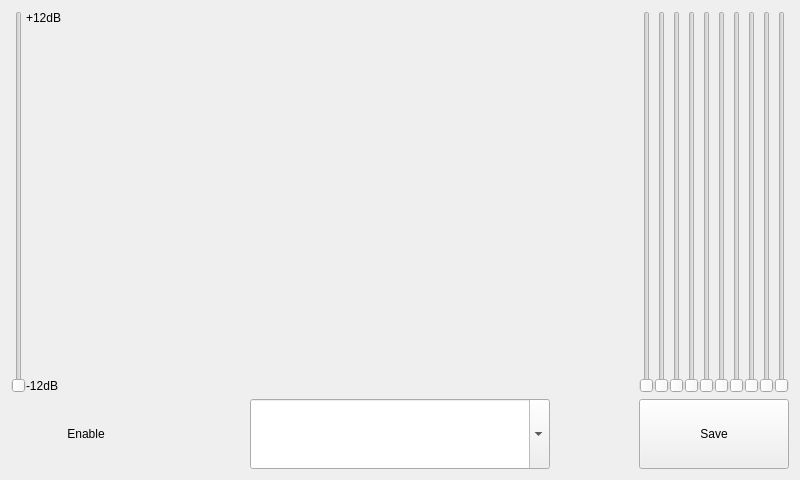
<?xml version="1.0" encoding="UTF-8"?>
<ui version="4.0">
 <class>EqualizerDialog</class>
 <widget class="QDialog" name="EqualizerDialog">
  <property name="geometry">
   <rect>
    <x>0</x>
    <y>0</y>
    <width>800</width>
    <height>480</height>
   </rect>
  </property>
  <property name="windowTitle">
   <string>Equalizer</string>
  </property>
  <layout class="QVBoxLayout" name="verticalLayout">
   <item>
    <layout class="QHBoxLayout" name="horizontalLayout_2">
     <property name="spacing">
      <number>0</number>
     </property>
     <item>
      <layout class="QHBoxLayout" name="horizontalLayout">
       <property name="spacing">
        <number>0</number>
       </property>
       <item>
        <widget class="QSlider" name="masterSlider">
         <property name="orientation">
          <enum>Qt::Vertical</enum>
         </property>
        </widget>
       </item>
       <item>
        <layout class="QVBoxLayout" name="verticalLayout_2">
         <item>
          <widget class="QLabel" name="label">
           <property name="text">
            <string>+12dB</string>
           </property>
          </widget>
         </item>
         <item>
          <spacer name="verticalSpacer">
           <property name="orientation">
            <enum>Qt::Vertical</enum>
           </property>
           <property name="sizeHint" stdset="0">
            <size>
             <width>20</width>
             <height>40</height>
            </size>
           </property>
          </spacer>
         </item>
         <item>
          <widget class="QLabel" name="label_2">
           <property name="text">
            <string>-12dB</string>
           </property>
          </widget>
         </item>
        </layout>
       </item>
       <item>
        <widget class="QSlider" name="band0Slider">
         <property name="orientation">
          <enum>Qt::Vertical</enum>
         </property>
        </widget>
       </item>
       <item>
        <widget class="QSlider" name="band1Slider">
         <property name="orientation">
          <enum>Qt::Vertical</enum>
         </property>
        </widget>
       </item>
       <item>
        <widget class="QSlider" name="band2Slider">
         <property name="orientation">
          <enum>Qt::Vertical</enum>
         </property>
        </widget>
       </item>
       <item>
        <widget class="QSlider" name="band3Slider">
         <property name="orientation">
          <enum>Qt::Vertical</enum>
         </property>
        </widget>
       </item>
       <item>
        <widget class="QSlider" name="band4Slider">
         <property name="orientation">
          <enum>Qt::Vertical</enum>
         </property>
        </widget>
       </item>
       <item>
        <widget class="QSlider" name="band5Slider">
         <property name="orientation">
          <enum>Qt::Vertical</enum>
         </property>
        </widget>
       </item>
       <item>
        <widget class="QSlider" name="band6Slider">
         <property name="orientation">
          <enum>Qt::Vertical</enum>
         </property>
        </widget>
       </item>
       <item>
        <widget class="QSlider" name="band7Slider">
         <property name="orientation">
          <enum>Qt::Vertical</enum>
         </property>
        </widget>
       </item>
       <item>
        <widget class="QSlider" name="band8Slider">
         <property name="orientation">
          <enum>Qt::Vertical</enum>
         </property>
        </widget>
       </item>
       <item>
        <widget class="QSlider" name="band9Slider">
         <property name="orientation">
          <enum>Qt::Vertical</enum>
         </property>
        </widget>
       </item>
      </layout>
     </item>
    </layout>
   </item>
   <item>
    <layout class="QHBoxLayout" name="horizontalLayout_3">
     <item>
      <widget class="QPushButton" name="enableToggleButton">
       <property name="sizePolicy">
        <sizepolicy hsizetype="Fixed" vsizetype="Fixed">
         <horstretch>0</horstretch>
         <verstretch>0</verstretch>
        </sizepolicy>
       </property>
       <property name="minimumSize">
        <size>
         <width>150</width>
         <height>70</height>
        </size>
       </property>
       <property name="text">
        <string>Enable</string>
       </property>
       <property name="checkable">
        <bool>true</bool>
       </property>
       <property name="flat">
        <bool>true</bool>
       </property>
      </widget>
     </item>
     <item>
      <spacer name="horizontalSpacer_2">
       <property name="orientation">
        <enum>Qt::Horizontal</enum>
       </property>
       <property name="sizeHint" stdset="0">
        <size>
         <width>40</width>
         <height>20</height>
        </size>
       </property>
      </spacer>
     </item>
     <item>
      <widget class="QComboBox" name="presetComboBox">
       <property name="sizePolicy">
        <sizepolicy hsizetype="Fixed" vsizetype="Fixed">
         <horstretch>0</horstretch>
         <verstretch>0</verstretch>
        </sizepolicy>
       </property>
       <property name="minimumSize">
        <size>
         <width>300</width>
         <height>70</height>
        </size>
       </property>
       <property name="editable">
        <bool>true</bool>
       </property>
       <property name="frame">
        <bool>true</bool>
       </property>
      </widget>
     </item>
     <item>
      <spacer name="horizontalSpacer">
       <property name="orientation">
        <enum>Qt::Horizontal</enum>
       </property>
       <property name="sizeHint" stdset="0">
        <size>
         <width>40</width>
         <height>20</height>
        </size>
       </property>
      </spacer>
     </item>
     <item>
      <widget class="QPushButton" name="saveButton">
       <property name="sizePolicy">
        <sizepolicy hsizetype="Fixed" vsizetype="Fixed">
         <horstretch>0</horstretch>
         <verstretch>0</verstretch>
        </sizepolicy>
       </property>
       <property name="minimumSize">
        <size>
         <width>150</width>
         <height>70</height>
        </size>
       </property>
       <property name="text">
        <string>Save</string>
       </property>
       <property name="flat">
        <bool>false</bool>
       </property>
      </widget>
     </item>
    </layout>
   </item>
  </layout>
 </widget>
 <resources/>
 <connections/>
</ui>
